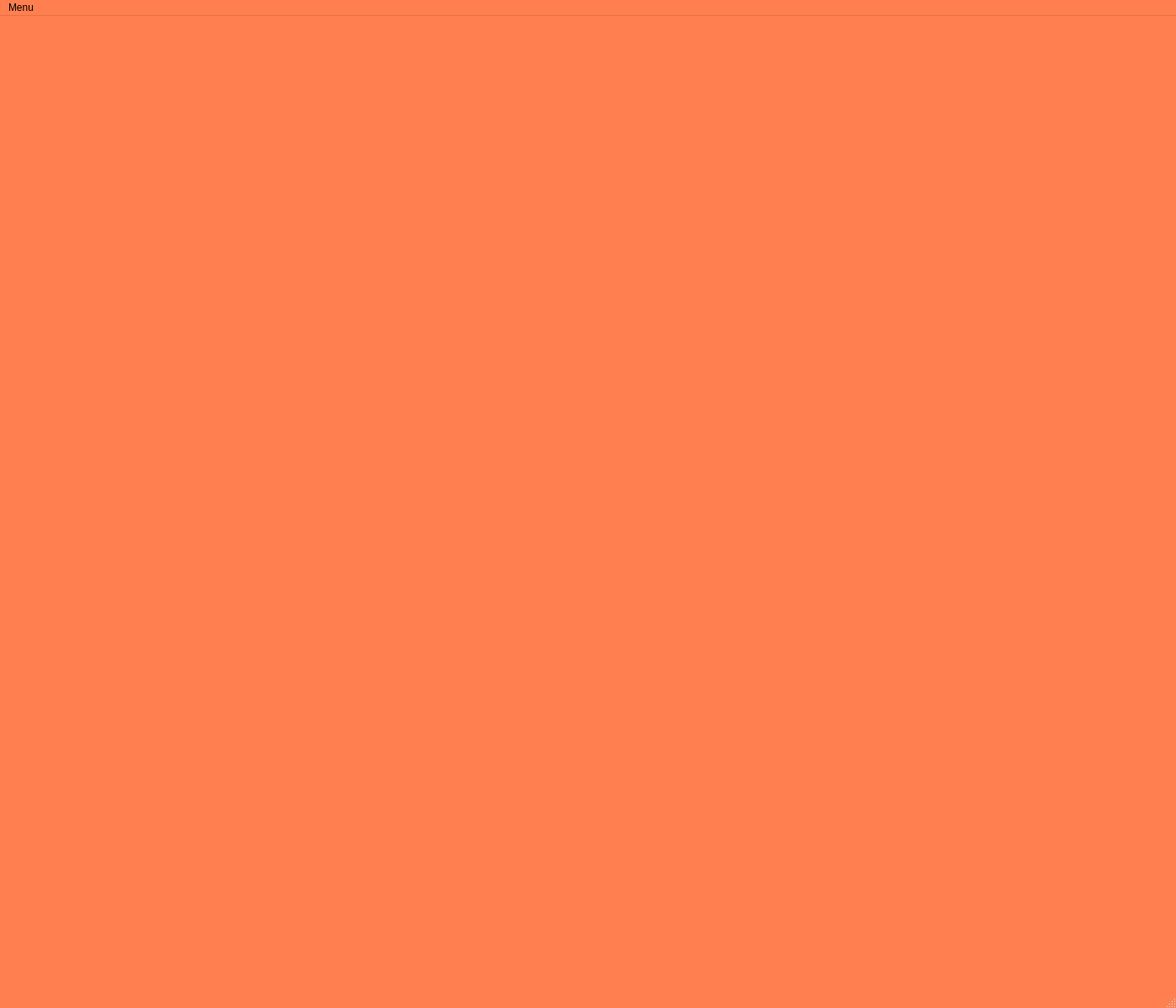
<?xml version="1.0" encoding="UTF-8"?>
<ui version="4.0">
 <class>MainWindow</class>
 <widget class="QMainWindow" name="MainWindow">
  <property name="geometry">
   <rect>
    <x>0</x>
    <y>0</y>
    <width>1400</width>
    <height>1200</height>
   </rect>
  </property>
  <property name="palette">
   <palette>
    <active>
     <colorrole role="WindowText">
      <brush brushstyle="SolidPattern">
       <color alpha="255">
        <red>0</red>
        <green>0</green>
        <blue>0</blue>
       </color>
      </brush>
     </colorrole>
     <colorrole role="Button">
      <brush brushstyle="SolidPattern">
       <color alpha="255">
        <red>255</red>
        <green>127</green>
        <blue>80</blue>
       </color>
      </brush>
     </colorrole>
     <colorrole role="Light">
      <brush brushstyle="SolidPattern">
       <color alpha="255">
        <red>255</red>
        <green>220</green>
        <blue>207</blue>
       </color>
      </brush>
     </colorrole>
     <colorrole role="Midlight">
      <brush brushstyle="SolidPattern">
       <color alpha="255">
        <red>255</red>
        <green>173</green>
        <blue>143</blue>
       </color>
      </brush>
     </colorrole>
     <colorrole role="Dark">
      <brush brushstyle="SolidPattern">
       <color alpha="255">
        <red>127</red>
        <green>63</green>
        <blue>40</blue>
       </color>
      </brush>
     </colorrole>
     <colorrole role="Mid">
      <brush brushstyle="SolidPattern">
       <color alpha="255">
        <red>170</red>
        <green>85</green>
        <blue>53</blue>
       </color>
      </brush>
     </colorrole>
     <colorrole role="Text">
      <brush brushstyle="SolidPattern">
       <color alpha="255">
        <red>0</red>
        <green>0</green>
        <blue>0</blue>
       </color>
      </brush>
     </colorrole>
     <colorrole role="BrightText">
      <brush brushstyle="SolidPattern">
       <color alpha="255">
        <red>255</red>
        <green>255</green>
        <blue>255</blue>
       </color>
      </brush>
     </colorrole>
     <colorrole role="ButtonText">
      <brush brushstyle="SolidPattern">
       <color alpha="255">
        <red>0</red>
        <green>0</green>
        <blue>0</blue>
       </color>
      </brush>
     </colorrole>
     <colorrole role="Base">
      <brush brushstyle="SolidPattern">
       <color alpha="255">
        <red>255</red>
        <green>255</green>
        <blue>255</blue>
       </color>
      </brush>
     </colorrole>
     <colorrole role="Window">
      <brush brushstyle="SolidPattern">
       <color alpha="255">
        <red>255</red>
        <green>127</green>
        <blue>80</blue>
       </color>
      </brush>
     </colorrole>
     <colorrole role="Shadow">
      <brush brushstyle="SolidPattern">
       <color alpha="255">
        <red>0</red>
        <green>0</green>
        <blue>0</blue>
       </color>
      </brush>
     </colorrole>
     <colorrole role="AlternateBase">
      <brush brushstyle="SolidPattern">
       <color alpha="255">
        <red>255</red>
        <green>191</green>
        <blue>167</blue>
       </color>
      </brush>
     </colorrole>
     <colorrole role="ToolTipBase">
      <brush brushstyle="SolidPattern">
       <color alpha="255">
        <red>255</red>
        <green>255</green>
        <blue>220</blue>
       </color>
      </brush>
     </colorrole>
     <colorrole role="ToolTipText">
      <brush brushstyle="SolidPattern">
       <color alpha="255">
        <red>0</red>
        <green>0</green>
        <blue>0</blue>
       </color>
      </brush>
     </colorrole>
     <colorrole role="PlaceholderText">
      <brush brushstyle="SolidPattern">
       <color alpha="128">
        <red>0</red>
        <green>0</green>
        <blue>0</blue>
       </color>
      </brush>
     </colorrole>
    </active>
    <inactive>
     <colorrole role="WindowText">
      <brush brushstyle="SolidPattern">
       <color alpha="255">
        <red>0</red>
        <green>0</green>
        <blue>0</blue>
       </color>
      </brush>
     </colorrole>
     <colorrole role="Button">
      <brush brushstyle="SolidPattern">
       <color alpha="255">
        <red>255</red>
        <green>127</green>
        <blue>80</blue>
       </color>
      </brush>
     </colorrole>
     <colorrole role="Light">
      <brush brushstyle="SolidPattern">
       <color alpha="255">
        <red>255</red>
        <green>220</green>
        <blue>207</blue>
       </color>
      </brush>
     </colorrole>
     <colorrole role="Midlight">
      <brush brushstyle="SolidPattern">
       <color alpha="255">
        <red>255</red>
        <green>173</green>
        <blue>143</blue>
       </color>
      </brush>
     </colorrole>
     <colorrole role="Dark">
      <brush brushstyle="SolidPattern">
       <color alpha="255">
        <red>127</red>
        <green>63</green>
        <blue>40</blue>
       </color>
      </brush>
     </colorrole>
     <colorrole role="Mid">
      <brush brushstyle="SolidPattern">
       <color alpha="255">
        <red>170</red>
        <green>85</green>
        <blue>53</blue>
       </color>
      </brush>
     </colorrole>
     <colorrole role="Text">
      <brush brushstyle="SolidPattern">
       <color alpha="255">
        <red>0</red>
        <green>0</green>
        <blue>0</blue>
       </color>
      </brush>
     </colorrole>
     <colorrole role="BrightText">
      <brush brushstyle="SolidPattern">
       <color alpha="255">
        <red>255</red>
        <green>255</green>
        <blue>255</blue>
       </color>
      </brush>
     </colorrole>
     <colorrole role="ButtonText">
      <brush brushstyle="SolidPattern">
       <color alpha="255">
        <red>0</red>
        <green>0</green>
        <blue>0</blue>
       </color>
      </brush>
     </colorrole>
     <colorrole role="Base">
      <brush brushstyle="SolidPattern">
       <color alpha="255">
        <red>255</red>
        <green>255</green>
        <blue>255</blue>
       </color>
      </brush>
     </colorrole>
     <colorrole role="Window">
      <brush brushstyle="SolidPattern">
       <color alpha="255">
        <red>255</red>
        <green>127</green>
        <blue>80</blue>
       </color>
      </brush>
     </colorrole>
     <colorrole role="Shadow">
      <brush brushstyle="SolidPattern">
       <color alpha="255">
        <red>0</red>
        <green>0</green>
        <blue>0</blue>
       </color>
      </brush>
     </colorrole>
     <colorrole role="AlternateBase">
      <brush brushstyle="SolidPattern">
       <color alpha="255">
        <red>255</red>
        <green>191</green>
        <blue>167</blue>
       </color>
      </brush>
     </colorrole>
     <colorrole role="ToolTipBase">
      <brush brushstyle="SolidPattern">
       <color alpha="255">
        <red>255</red>
        <green>255</green>
        <blue>220</blue>
       </color>
      </brush>
     </colorrole>
     <colorrole role="ToolTipText">
      <brush brushstyle="SolidPattern">
       <color alpha="255">
        <red>0</red>
        <green>0</green>
        <blue>0</blue>
       </color>
      </brush>
     </colorrole>
     <colorrole role="PlaceholderText">
      <brush brushstyle="SolidPattern">
       <color alpha="128">
        <red>0</red>
        <green>0</green>
        <blue>0</blue>
       </color>
      </brush>
     </colorrole>
    </inactive>
    <disabled>
     <colorrole role="WindowText">
      <brush brushstyle="SolidPattern">
       <color alpha="255">
        <red>127</red>
        <green>63</green>
        <blue>40</blue>
       </color>
      </brush>
     </colorrole>
     <colorrole role="Button">
      <brush brushstyle="SolidPattern">
       <color alpha="255">
        <red>255</red>
        <green>127</green>
        <blue>80</blue>
       </color>
      </brush>
     </colorrole>
     <colorrole role="Light">
      <brush brushstyle="SolidPattern">
       <color alpha="255">
        <red>255</red>
        <green>220</green>
        <blue>207</blue>
       </color>
      </brush>
     </colorrole>
     <colorrole role="Midlight">
      <brush brushstyle="SolidPattern">
       <color alpha="255">
        <red>255</red>
        <green>173</green>
        <blue>143</blue>
       </color>
      </brush>
     </colorrole>
     <colorrole role="Dark">
      <brush brushstyle="SolidPattern">
       <color alpha="255">
        <red>127</red>
        <green>63</green>
        <blue>40</blue>
       </color>
      </brush>
     </colorrole>
     <colorrole role="Mid">
      <brush brushstyle="SolidPattern">
       <color alpha="255">
        <red>170</red>
        <green>85</green>
        <blue>53</blue>
       </color>
      </brush>
     </colorrole>
     <colorrole role="Text">
      <brush brushstyle="SolidPattern">
       <color alpha="255">
        <red>127</red>
        <green>63</green>
        <blue>40</blue>
       </color>
      </brush>
     </colorrole>
     <colorrole role="BrightText">
      <brush brushstyle="SolidPattern">
       <color alpha="255">
        <red>255</red>
        <green>255</green>
        <blue>255</blue>
       </color>
      </brush>
     </colorrole>
     <colorrole role="ButtonText">
      <brush brushstyle="SolidPattern">
       <color alpha="255">
        <red>127</red>
        <green>63</green>
        <blue>40</blue>
       </color>
      </brush>
     </colorrole>
     <colorrole role="Base">
      <brush brushstyle="SolidPattern">
       <color alpha="255">
        <red>255</red>
        <green>127</green>
        <blue>80</blue>
       </color>
      </brush>
     </colorrole>
     <colorrole role="Window">
      <brush brushstyle="SolidPattern">
       <color alpha="255">
        <red>255</red>
        <green>127</green>
        <blue>80</blue>
       </color>
      </brush>
     </colorrole>
     <colorrole role="Shadow">
      <brush brushstyle="SolidPattern">
       <color alpha="255">
        <red>0</red>
        <green>0</green>
        <blue>0</blue>
       </color>
      </brush>
     </colorrole>
     <colorrole role="AlternateBase">
      <brush brushstyle="SolidPattern">
       <color alpha="255">
        <red>255</red>
        <green>127</green>
        <blue>80</blue>
       </color>
      </brush>
     </colorrole>
     <colorrole role="ToolTipBase">
      <brush brushstyle="SolidPattern">
       <color alpha="255">
        <red>255</red>
        <green>255</green>
        <blue>220</blue>
       </color>
      </brush>
     </colorrole>
     <colorrole role="ToolTipText">
      <brush brushstyle="SolidPattern">
       <color alpha="255">
        <red>0</red>
        <green>0</green>
        <blue>0</blue>
       </color>
      </brush>
     </colorrole>
     <colorrole role="PlaceholderText">
      <brush brushstyle="SolidPattern">
       <color alpha="128">
        <red>0</red>
        <green>0</green>
        <blue>0</blue>
       </color>
      </brush>
     </colorrole>
    </disabled>
   </palette>
  </property>
  <property name="windowTitle">
   <string>MainWindow</string>
  </property>
  <widget class="QWidget" name="centralwidget">
   <widget class="QLabel" name="welcomeImage">
    <property name="geometry">
     <rect>
      <x>320</x>
      <y>350</y>
      <width>751</width>
      <height>521</height>
     </rect>
    </property>
    <property name="text">
     <string/>
    </property>
    <property name="pixmap">
     <pixmap>Background.jpg</pixmap>
    </property>
    <property name="scaledContents">
     <bool>true</bool>
    </property>
   </widget>
  </widget>
  <widget class="QMenuBar" name="menubar">
   <property name="geometry">
    <rect>
     <x>0</x>
     <y>0</y>
     <width>1400</width>
     <height>22</height>
    </rect>
   </property>
   <widget class="QMenu" name="menuMenu">
    <property name="title">
     <string>Menu</string>
    </property>
    <addaction name="actionNew_Game"/>
    <addaction name="actionLoad_Game"/>
    <addaction name="actionSave_Game"/>
    <addaction name="actionExit"/>
   </widget>
   <addaction name="menuMenu"/>
  </widget>
  <widget class="QStatusBar" name="statusbar"/>
  <action name="actionNew_Game">
   <property name="text">
    <string>New Game</string>
   </property>
  </action>
  <action name="actionLoad_Game">
   <property name="text">
    <string>Load Game</string>
   </property>
  </action>
  <action name="actionSave_Game">
   <property name="text">
    <string>Save Game</string>
   </property>
  </action>
  <action name="actionExit">
   <property name="text">
    <string>Exit</string>
   </property>
  </action>
 </widget>
 <resources/>
 <connections/>
</ui>
